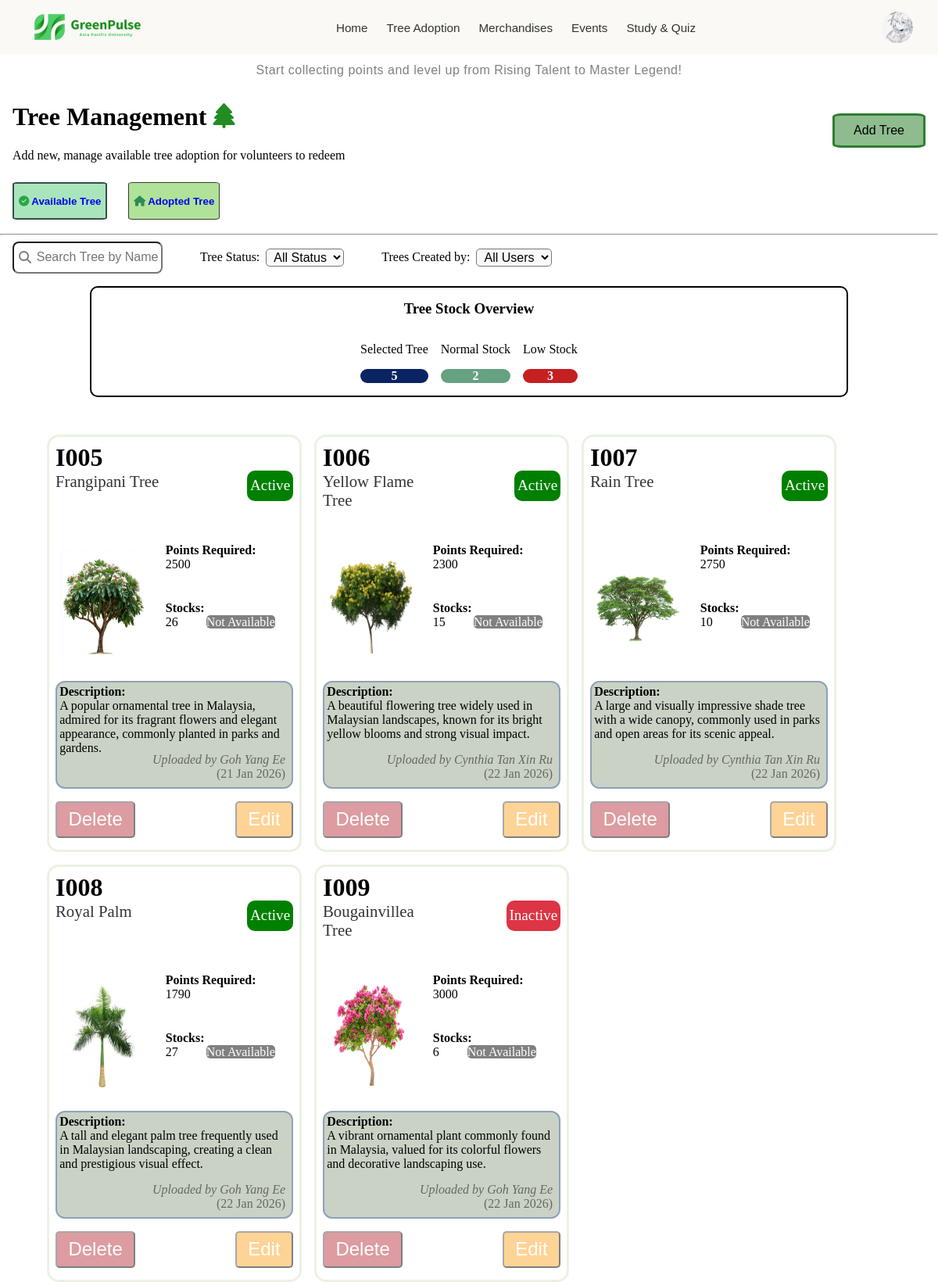
Screenshot of /pages/committee/availableTreePage.php (signed in) with the database file from the repository.
### tables this page shows
CREATE TABLE `users` (
  `user_id` varchar(8) NOT NULL,
  `name` varchar(100) NOT NULL,
  `nationality` varchar(50) NOT NULL,
  `gender` char(1) NOT NULL,
  `date_of_birth` date NOT NULL,
  `contact_number` varchar(12) NOT NULL,
  `education_email` varchar(50) NOT NULL,
  `course_name` varchar(255) NOT NULL,
  `registration_date` date NOT NULL,
  `password` varchar(255) NOT NULL,
  `safety_question_1` varchar(150) DEFAULT NULL,
  `answer_1` varchar(150) DEFAULT NULL,
  `safety_question_2` varchar(150) DEFAULT NULL,
  `answer_2` varchar(150) DEFAULT NULL,
  `green_points` int(11) DEFAULT NULL,
  `total_earned` int(11) DEFAULT NULL,
  `avatar` varchar(255) DEFAULT NULL,
  `role` varchar(50) NOT NULL,
  `last_login` datetime DEFAULT NULL,
  `account_status` varchar(50) NOT NULL DEFAULT 'Active'
);

CREATE TABLE `announcement` (
  `announcement_id` varchar(8) NOT NULL,
  `user_id` varchar(8) NOT NULL,
  `announcement_details` varchar(255) NOT NULL,
  `announcement_datetime` datetime NOT NULL
);

CREATE TABLE `items` (
  `item_id` varchar(8) NOT NULL,
  `user_id` varchar(8) NOT NULL,
  `item_name` varchar(100) NOT NULL,
  `item_image` varchar(255) NOT NULL,
  `item_description` varchar(255) NOT NULL,
  `item_redeem_points` int(11) NOT NULL,
  `item_stock` int(11) NOT NULL,
  `category` varchar(50) NOT NULL,
  `posted_date` date NOT NULL,
  `item_status` varchar(50) NOT NULL DEFAULT 'Active'
);

### backend/sessionData.php (called while the page is built, shortened)
<?php
    $userID = $_SESSION["userID"];
?>

### pages/committee/availableTreePage.php (the view, shortened to what this page needs)
<?php
    include("../../conn.php");
    include("../../backend/sessionData.php");
            ?>
            <?php
    $sql = "SELECT * FROM items WHERE category = 'tree'";
    $sqlItemStockStatus = "SELECT COUNT(*) AS total, SUM(item_stock < 20) AS low_stock, SUM(item_stock >= 20) AS normal_stock
                                FROM items WHERE category = 'tree'";
    $search = '';
    $treeStatus = '';
    $treeCreatorStatus = '';
    if (!empty($search)) {
        $sql = "SELECT * FROM items WHERE item_name LIKE '%{$search}%' AND category = 'tree'";
        $sqlItemStockStatus = "SELECT COUNT(*) AS total, SUM(item_stock < 20) AS low_stock, SUM(item_stock >= 20) AS normal_stock
                                FROM items WHERE item_name LIKE '%{$search}%' AND category = 'tree'";
    }
    else {
        if ($treeStatus === "" && $treeCreatorStatus === "") {
            $sql = "SELECT * FROM items WHERE category = 'tree'";
            $sqlItemStockStatus = "SELECT COUNT(*) AS total, SUM(item_stock < 20) AS low_stock, SUM(item_stock >= 20) AS normal_stock
                                FROM items WHERE category = 'tree'";
        }
    }
    $result = mysqli_query($conn, $sql);
    $stockResult = mysqli_query($conn, $sqlItemStockStatus);
    if ($stockRow = mysqli_fetch_assoc($stockResult)) {
        $totalStock = $stockRow["total"];
        $normalStock = $stockRow["normal_stock"];
        $lowStock = $stockRow["low_stock"];
    }
?>
<!DOCTYPE html>
<html lang="en">
<head>
    <link rel="stylesheet" href="../../styles/committee.css">
    <link rel="stylesheet" href="https://cdnjs.cloudflare.com/ajax/libs/font-awesome/6.4.0/css/all.min.css">
</head>
<body>
    <?php include("header.php"); ?>
    <main>
        <div id="fullPage">
            <div id="upperTree">
                <div id="treeManageText">
                    <h1>Tree Management <i class="fa-solid fa-tree" style="color: #228B22;"></i></h1>
                    <p>Add new, manage available tree adoption for volunteers to redeem</p>
                </div>
                <button id="btnAddItem" name="btnAddItem"><span class="showDesktop">Add Tree</span><span class="showMobile"><i class="fa-solid fa-plus" style="color: white;"></i></span></button>
            </div>
            <div id="showTreeClass">
                <button id="btnAvailableTree" class="treeClass selectedButton">
                    <a href="availableTreePage.php" style="text-decoration: none;">
                        <i class="fa-solid fa-circle-check" style="color: #28a745;"></i>
                        <p><b>Available Tree</b></p>
                    </a>
                </button>
                <button id="btnAdoptedTree" class="treeClass">
                    <a href="adoptedTreePage.php" style="text-decoration: none;">
                        <i class="fa-solid fa-house" style="color: #2e8b57;"></i>
                        <p><b>Adopted Tree</b></p>
                    </a>
                </button>
            </div>
            <hr>
            <div id="displayTreeCard">
                <div id="upperTreeCard">
                    <form action="" method="GET">
                        <div id="treeSearchBar">
                            <i class="fa-solid fa-magnifying-glass" for="searchTree" id="treeSearchIcon"></i>
                            <input type="text" id="searchTree" name="searchTree" placeholder="Search Tree by Name">
                        </div>
                        <div id="filterBar">
                            <div>
                                <label for="filterAvailableTreeStatus">Tree Status: </label>
                                <select name="filterAvailableTreeStatus" id="filterAvailableTreeStatus" class="filterTree">
                                    <option value="">All Status</option>
                                </select>
                            </div>
                            <div>
                                <label for="filterAvailableTreeCreator">Trees Created by: </label>
                                <select name="filterAvailableTreeCreator" id="filterAvailableTreeCreator" class="filterTree">
                                    <option value="">All Users</option>
                                </select>
                            </div>
                        </div>
                    </form>
                </div>
                <div class="showTreeStatusSpace">
                    <div class="itemStockOverview">
                        <div class="itemStockTitle">
                            <h3>Tree Stock Overview</h3>
                        </div>
                        <div class="itemStockStatuses">
                            <div class="itemStockCard">
                                <p>Selected Tree</p>
                                <div style="background-color: #0A2463"><b style="color: white;"><?php echo $totalStock ?></b></div>
                            </div>
                            <div class="itemStockCard">
                                <p>Normal Stock</p>
                                <div style="background-color: #66A182"><b style="color: white;"><?php echo $normalStock ?></b></div>
                            </div>
                            <div class="itemStockCard">
                                <p>Low Stock</p>
                                <div style="background-color: #C42021"><b style="color: white;"><?php echo $lowStock ?></b></div>
                            </div>
                        </div>
                    </div>
                </div>
                <div class="showTreeCardsSpace">
                    <div class="showTreeCards">
                        <?php
                            while ($row = mysqli_fetch_assoc($result)) {
                                $itemStock = $row['item_stock'];
                                $statusColor = "";
                                if ($row["item_status"] === "Active") {
                                    $statusColor = "green";
                                }
                                else {
                                    $statusColor = "#dc3545";
                                }
                                $findUploadName = "SELECT * FROM users WHERE user_id = '{$row['user_id']}'";
                                $uploaderResult = mysqli_query($conn, $findUploadName);
                                $uploaderName = mysqli_fetch_assoc($uploaderResult)['name'];
                                $uploadDate = date("d M Y", strtotime($row['posted_date']));
                                echo "
                                    <div class='treeCard'>
                                        <div class='upItemCard'>
                                            <div>
                                                <div>
                                                    <b class='itemId'>" . $row["item_id"] . "</b>
                                                </div>
                                                <div>
                                                    <p class='itemName'>" . $row["item_name"] ."</p>
                                                </div>
                                            </div>
                                            <div class='itemStatusContainer'>
                                                <p class='itemStatus' style='background-color: ". $statusColor ."'>". $row["item_status"] ."</p>
                                            </div>
                                        </div>
                                        <div class='middleItemCard'>
                                            <div class='itemImage'>
                                                <img src='../../". $row['item_image'] ."' alt='tree image'>
                                            </div>
                                            <div class='itemInventory'>
                                                <div class='treePoint'>
                                                    <b>Points Required:</b>
                                                    <p>" . $row['item_redeem_points'] . "</p>
                                                </div>
                                                <div class='itemStock'>
                                                    <b>Stocks:</b>
                                                    <div class='stockShow'>
                                                        <p><span class='stockText'>" . $itemStock . "</span> <span class='lowStockReminder'>Low Stock</span></p>
                                                    </div>
                                                </div>
                                            </div>
                                        </div>
                                        <div class='itemInfo'>
                                            <div class='itemDescription'>
                                                <b>Description:</b>
                                                <p>" . $row['item_description'] . "</p>
                                            </div>
                                            <div class='itemUploadInfo'>
                                                <p><i>Uploaded by " . $uploaderName . "</i></p>
                                                <p> (" . $uploadDate . ")</p>
                                            </div>
                                        </div>
                                        <div class='itemButton'>
                                            <form action='#' method='GET'>
                                                <input type='hidden' name='targetItemID' value='" . $row['item_id'] . "'>
                                                <input type='hidden' name='targetUserID' id='tree_userId' value='" . $row['user_id'] . "'>
                                                <input type='hidden' name='targetItemName' value='" . $row['item_name'] . "'>
                                                <input type='hidden' name='targetItemImage' value='" . $row['item_image'] . "'>
                                                <input type='hidden' name='targetItemDescription' value='" . $row['item_description'] . "'>
                                                <input type='hidden' name='targetRedeemPoints' value='" . $row['item_redeem_points'] . "'>
                                                <input type='hidden' name='targetStock' value='" . $row['item_stock'] . "'>
                                                <button type='submit' name='deleteBtn' class='itemDeleteBtn'>Delete</button>
                                                <button type='submit' name='editBtn' class='itemEditBtn'>Edit</button>
                                            </form>
                                        </div>
                                    </div>";
                            }
                        ?>
                    </div>
                </div>
            </div>
        </div>
    </main>
</body>
</html>

### pages/committee/header.php (shortened to what this page needs)
<?php
    $sql_avatar = "SELECT * FROM users WHERE user_id = '$userID'";
    $result_avatar = mysqli_query($conn, $sql_avatar);
    $row = mysqli_fetch_assoc($result_avatar);
    $profilePhoto = $row["avatar"];
    $sql_announcement = "SELECT announcement_details FROM announcement ORDER BY announcement_datetime DESC LIMIT 1";
    $result_announcement = mysqli_query($conn, $sql_announcement);
    $announcement_row = mysqli_fetch_assoc($result_announcement);
    $latestAnnouncement = $announcement_row ? $announcement_row["announcement_details"] : "No announcements at this time.";
?>
<header>
    <nav class = "navigation-bar">
        <div class = "logo" onclick = "window.location.href='index.php'">
            <img src="../../src/elements/logo_horizontal.png" alt="Logo">
        </div>
        <div class = "desktopMenu">
            <a href="index.php">Home</a>
            <a href="availableTreePage.php">Tree Adoption</a>
            <a href="merchandiseManagement.php">Merchandises</a>
            <a href="eventMain.php">Events</a>
            <a href="studyQuizMain.php">Study & Quiz</a>
        </div>
        <div class = "profile">
            <img src="../../<?php echo $profilePhoto ?>" alt="Profile Picture">
        </div>
    </nav>
    <div class = "banner">
        <marquee direction = "left" scrollamount = "10">
            <p><?php echo ($latestAnnouncement); ?></p>
        </marquee>
    </div>
</header>

### rows the page displays
users: avatar (picture)
announcement: announcement_details "Start collecting points and level up from Rising Talent to Master Legend!"
items: item_id "I005", item_name "Frangipani Tree", item_status "Active", item_image (picture), item_redeem_points "2500", item_stock "26", item_description "A popular ornamental tree in Malaysia, admired for its fragrant flowers and elegant appearance, commonly planted in parks and gardens.", user.name "Goh Yang Ee", posted_date "21 Jan 2026"
items: item_id "I006", item_name "Yellow Flame Tree", item_status "Active", item_image (picture), item_redeem_points "2300", item_stock "15", item_description "A beautiful flowering tree widely used in Malaysian landscapes, known for its bright yellow blooms and strong visual impact.", user.name "Cynthia Tan Xin Ru", posted_date "22 Jan 2026"
items: item_id "I007", item_name "Rain Tree", item_status "Active", item_image (picture), item_redeem_points "2750", item_stock "10", item_description "A large and visually impressive shade tree with a wide canopy, commonly used in parks and open areas for its scenic appeal.", user.name "Cynthia Tan Xin Ru", posted_date "22 Jan 2026"
items: item_id "I008", item_name "Royal Palm", item_status "Active", item_image (picture), item_redeem_points "1790", item_stock "27", item_description "A tall and elegant palm tree frequently used in Malaysian landscaping, creating a clean and prestigious visual effect.", user.name "Goh Yang Ee", posted_date "22 Jan 2026"
items: item_id "I009", item_name "Bougainvillea Tree", item_status "Inactive", item_image (picture), item_redeem_points "3000", item_stock "6", item_description "A vibrant ornamental plant commonly found in Malaysia, valued for its colorful flowers and decorative landscaping use.", user.name "Goh Yang Ee", posted_date "22 Jan 2026"

### other values shown
$totalStock "5"
$normalStock "2"
$lowStock "3"
